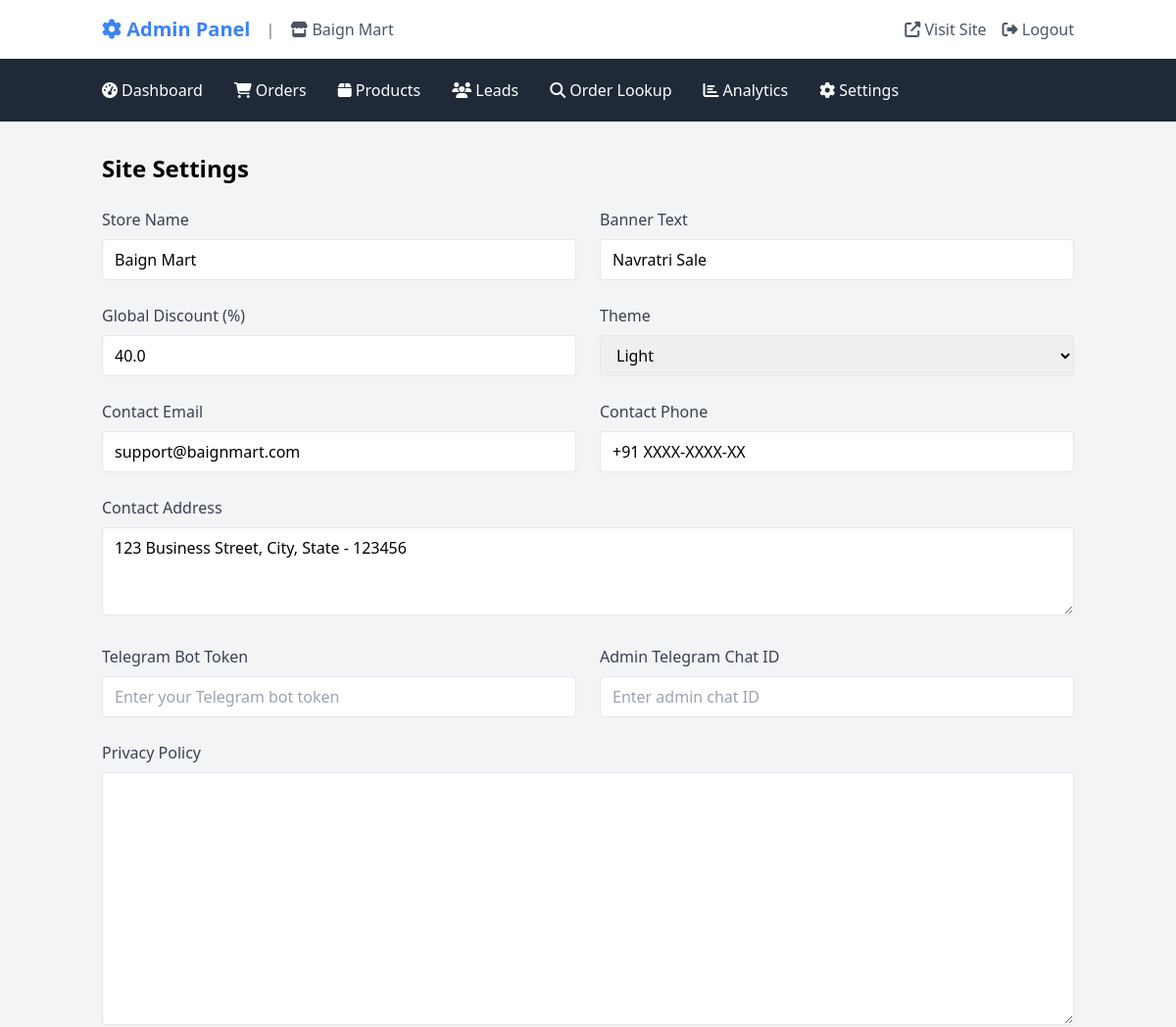
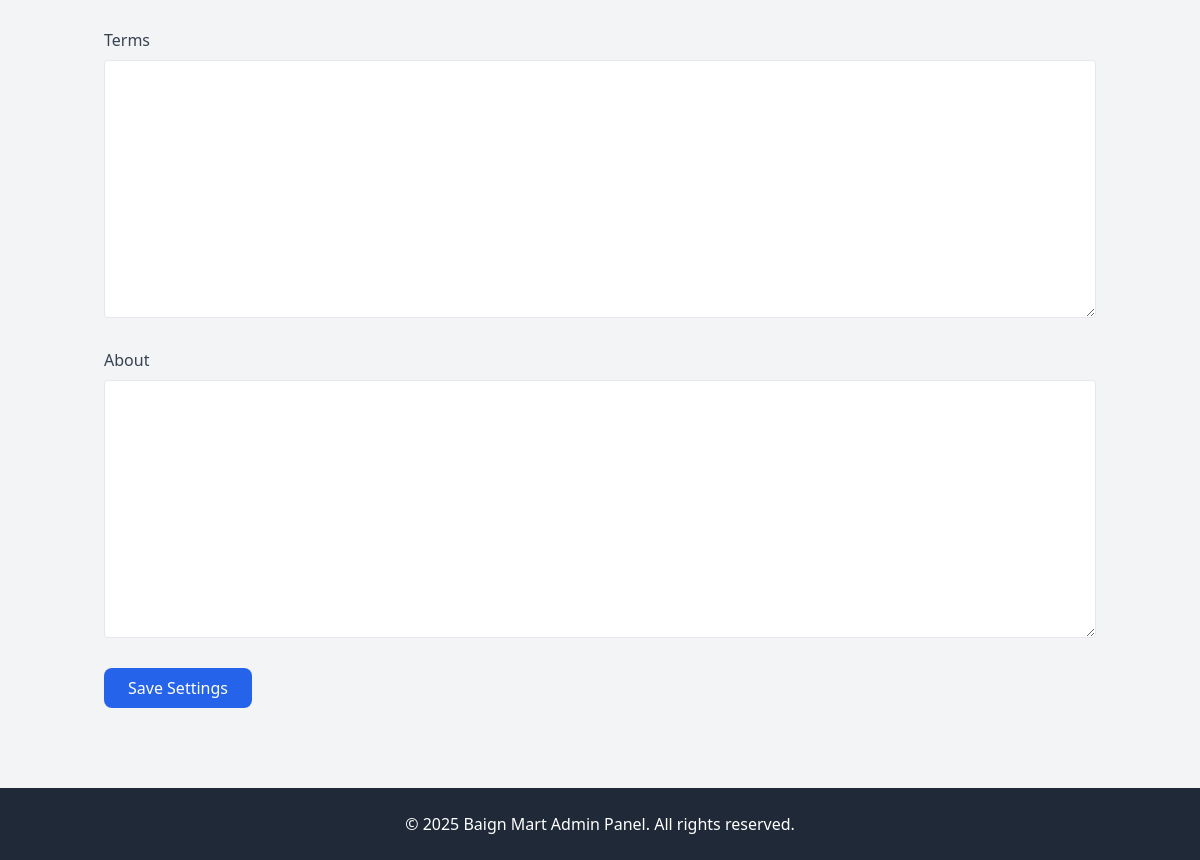
/admin-pn/settings (signed in), run on the app's committed database (2 pictures, top to bottom).
### models.py (models this page shows, shortened)
class SiteSettings(db.Model):
    __tablename__ = 'site_settings'
    id = db.Column(db.Integer, primary_key=True)
    store_name = db.Column(db.String(100), default='Baign Mart')
    banner_text = db.Column(db.String(200), default='Navratri Sale')
    global_discount_percent = db.Column(db.Float, default=40.0)
    theme_name = db.Column(db.String(50), default='light')
    privacy_policy = db.Column(db.Text, default='')
    terms = db.Column(db.Text, default='')
    about = db.Column(db.Text, default='')
    contact_email = db.Column(db.String(100), default='support@baignmart.com')
    contact_phone = db.Column(db.String(20), default='+91 XXXX-XXXX-XX')
    contact_address = db.Column(db.Text, default='123 Business Street, City, State - 123456')
    telegram_bot_token = db.Column(db.String(200), default='')
    admin_telegram_chat_id = db.Column(db.String(50), default='')
    updated_at = db.Column(db.DateTime, default=datetime.utcnow, onupdate=datetime.utcnow)

### admin.py (the view)
    def decorated_function(*args, **kwargs):
        if not session.get('admin_logged_in'):
            return redirect(url_for('admin.login'))
        return f(*args, **kwargs)

### forms.py
class SiteSettingsForm(FlaskForm):
    store_name = StringField('Store Name', validators=[DataRequired(), Length(max=100)])
    banner_text = StringField('Banner Text', validators=[DataRequired(), Length(max=200)])
    global_discount_percent = FloatField(
        'Global Discount (%)',
        validators=[DataRequired(), NumberRange(min=0, max=100)]
    )
    theme_name = SelectField(
        'Theme',
        choices=[('light', 'Light'), ('dark', 'Dark')],
        validators=[DataRequired()]
    )
    contact_email = StringField('Contact Email', validators=[Optional(), Email(), Length(max=100)])
    contact_phone = StringField('Contact Phone', validators=[Optional(), Length(max=20)])
    contact_address = TextAreaField('Contact Address', widget=TextArea())
    telegram_bot_token = StringField('Telegram Bot Token', validators=[Optional(), Length(max=200)])
    admin_telegram_chat_id = StringField('Admin Telegram Chat ID', validators=[Optional(), Length(max=50)])
    privacy_policy = TextAreaField('Privacy Policy', widget=TextArea())
    terms = TextAreaField('Terms', widget=TextArea())
    about = TextAreaField('About', widget=TextArea())

### admin.py (called while the page is built)
def admin_required(f):
    def decorated_function(*args, **kwargs):
        if not session.get('admin_logged_in'):
            return redirect(url_for('admin.login'))
        return f(*args, **kwargs)
    decorated_function.__name__ = f.__name__
    return decorated_function

def get_site_settings():
    settings = SiteSettings.query.first()
    if not settings:
        settings = SiteSettings()
        db.session.add(settings)
        db.session.commit()
    return settings

### templates/admin/settings.html (shortened to what this page needs)
{% extends "admin/base.html" %}
{% block content %}
<h1 class="text-2xl font-bold mb-6">Site Settings</h1>
<form method="POST" class="space-y-6">
    <div class="grid grid-cols-1 md:grid-cols-2 gap-6">
        <div>
            {{ form.store_name.label(class="block text-gray-700 mb-2") }}
            {{ form.store_name(class="w-full px-3 py-2 border rounded focus:outline-none focus:ring-2 focus:ring-blue-500") }}
        </div>
        <div>
            {{ form.banner_text.label(class="block text-gray-700 mb-2") }}
            {{ form.banner_text(class="w-full px-3 py-2 border rounded focus:outline-none focus:ring-2 focus:ring-blue-500") }}
        </div>
    </div>
    <div class="grid grid-cols-1 md:grid-cols-2 gap-6">
        <div>
            {{ form.global_discount_percent.label(class="block text-gray-700 mb-2") }}
            {{ form.global_discount_percent(class="w-full px-3 py-2 border rounded focus:outline-none focus:ring-2 focus:ring-blue-500") }}
        </div>
        <div>
            {{ form.theme_name.label(class="block text-gray-700 mb-2") }}
            {{ form.theme_name(class="w-full px-3 py-2 border rounded focus:outline-none focus:ring-2 focus:ring-blue-500") }}
        </div>
    </div>
    <div class="grid grid-cols-1 md:grid-cols-2 gap-6">
        <div>
            {{ form.contact_email.label(class="block text-gray-700 mb-2") }}
            {{ form.contact_email(class="w-full px-3 py-2 border rounded focus:outline-none focus:ring-2 focus:ring-blue-500", placeholder="contact@yoursite.com") }}
        </div>
        <div>
            {{ form.contact_phone.label(class="block text-gray-700 mb-2") }}
            {{ form.contact_phone(class="w-full px-3 py-2 border rounded focus:outline-none focus:ring-2 focus:ring-blue-500", placeholder="+91 XXXX-XXXX-XX") }}
        </div>
    </div>
    <div class="mb-6">
        {{ form.contact_address.label(class="block text-gray-700 mb-2") }}
        {{ form.contact_address(class="w-full px-3 py-2 border rounded focus:outline-none focus:ring-2 focus:ring-blue-500", rows="3", placeholder="123 Business Street, City, State - 123456") }}
    </div>
    <div class="grid grid-cols-1 md:grid-cols-2 gap-6">
        <div>
            {{ form.telegram_bot_token.label(class="block text-gray-700 mb-2") }}
            {{ form.telegram_bot_token(class="w-full px-3 py-2 border rounded focus:outline-none focus:ring-2 focus:ring-blue-500", placeholder="Enter your Telegram bot token") }}
        </div>
        <div>
            {{ form.admin_telegram_chat_id.label(class="block text-gray-700 mb-2") }}
            {{ form.admin_telegram_chat_id(class="w-full px-3 py-2 border rounded focus:outline-none focus:ring-2 focus:ring-blue-500", placeholder="Enter admin chat ID") }}
        </div>
    </div>
    <div>
        {{ form.privacy_policy.label(class="block text-gray-700 mb-2") }}
        {{ form.privacy_policy(class="w-full px-3 py-2 border rounded focus:outline-none focus:ring-2 focus:ring-blue-500", rows="10") }}
    </div>
    <div>
        {{ form.terms.label(class="block text-gray-700 mb-2") }}
        {{ form.terms(class="w-full px-3 py-2 border rounded focus:outline-none focus:ring-2 focus:ring-blue-500", rows="10") }}
    </div>
    <div>
        {{ form.about.label(class="block text-gray-700 mb-2") }}
        {{ form.about(class="w-full px-3 py-2 border rounded focus:outline-none focus:ring-2 focus:ring-blue-500", rows="10") }}
    </div>
    <button type="submit" class="bg-blue-600 hover:bg-blue-700 text-white px-6 py-2 rounded-lg">
        Save Settings
    </button>
</form>
{% endblock %}

### templates/admin/base.html (shortened to what this page needs)
<!DOCTYPE html>
<html lang="en">
<head>
    <script src="https://cdn.tailwindcss.com"></script>
    <link rel="stylesheet" href="https://cdnjs.cloudflare.com/ajax/libs/font-awesome/6.4.0/css/all.min.css">
</head>
<body class="bg-gray-100 min-h-screen">
    <header class="bg-white shadow">
        <div class="container mx-auto px-4 py-4 flex items-center justify-between">
            <div class="flex items-center space-x-4">
                <a href="{{ url_for('admin.dashboard') }}" class="text-xl font-bold text-primary">
                    <i class="fas fa-cog"></i> Admin Panel
                </a>
                <span class="text-gray-500">|</span>
                <a href="{{ url_for('main.index') }}" class="text-gray-600 hover:text-primary">
                    <i class="fas fa-store"></i> {{ settings.store_name if settings else 'Baign Mart' }}
                </a>
            </div>
            <div class="flex items-center space-x-4">
                <a href="{{ url_for('main.index') }}" class="text-gray-600 hover:text-primary">
                    <i class="fas fa-external-link-alt"></i> Visit Site
                </a>
                <a href="{{ url_for('admin.logout') }}" class="text-gray-600 hover:text-red-600">
                    <i class="fas fa-sign-out-alt"></i> Logout
                </a>
            </div>
        </div>
    </header>
    <nav class="bg-gray-800 text-white">
        <div class="container mx-auto px-4">
            <ul class="flex space-x-8 overflow-x-auto py-3">
                <li>
                    <a href="{{ url_for('admin.dashboard') }}" class="flex items-center space-x-1 hover:text-blue-300 py-2">
                        <i class="fas fa-tachometer-alt"></i>
                        <span>Dashboard</span>
                    </a>
                </li>
                <li>
                    <a href="{{ url_for('admin.orders') }}" class="flex items-center space-x-1 hover:text-blue-300 py-2">
                        <i class="fas fa-shopping-cart"></i>
                        <span>Orders</span>
                    </a>
                </li>
                <li>
                    <a href="{{ url_for('admin.products') }}" class="flex items-center space-x-1 hover:text-blue-300 py-2">
                        <i class="fas fa-box"></i>
                        <span>Products</span>
                    </a>
                </li>
                <li>
                    <a href="{{ url_for('admin.leads') }}" class="flex items-center space-x-1 hover:text-blue-300 py-2">
                        <i class="fas fa-users"></i>
                        <span>Leads</span>
                    </a>
                </li>
                <li>
                    <a href="{{ url_for('admin.order_lookup') }}" class="flex items-center space-x-1 hover:text-blue-300 py-2">
                        <i class="fas fa-search"></i>
                        <span>Order Lookup</span>
                    </a>
                </li>
                <li>
                    <a href="{{ url_for('admin.analytics') }}" class="flex items-center space-x-1 hover:text-blue-300 py-2">
                        <i class="fas fa-chart-bar"></i>
                        <span>Analytics</span>
                    </a>
                </li>
                <li>
                    <a href="{{ url_for('admin.settings') }}" class="flex items-center space-x-1 hover:text-blue-300 py-2">
                        <i class="fas fa-cog"></i>
                        <span>Settings</span>
                    </a>
                </li>
            </ul>
        </div>
    </nav>
    <main class="container mx-auto px-4 py-8">
        {% block content %}{% endblock %}
    </main>
    <footer class="bg-gray-800 text-white py-6 mt-12">
        <div class="container mx-auto px-4 text-center">
            <p>&copy; 2025 Baign Mart Admin Panel. All rights reserved.</p>
        </div>
    </footer>
</body>
</html>

### data on the page
SiteSettings: store_name "Baign Mart", banner_text "Navratri Sale", global_discount_percent "40.0", theme_name "Light", contact_email "support@baignmart.com", contact_phone "+91 XXXX-XXXX-XX", contact_address "123 Business Street, City, State - 123456"
